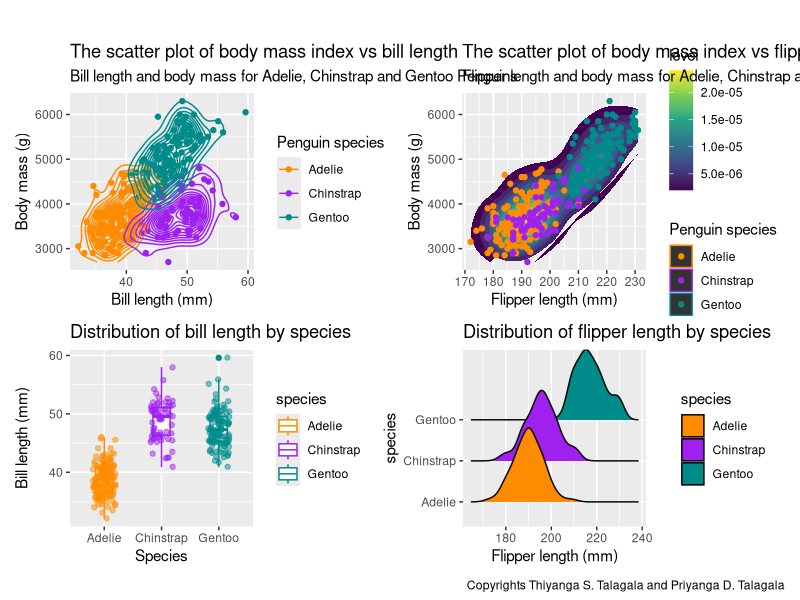

Generate this figure with R:
library(tidyverse)
library(palmerpenguins)
library(ggridges)
data("penguins")
colnames(penguins)

p1 <- ggplot(penguins, aes(x = bill_length_mm, y = body_mass_g, color=species)) +
   geom_point() + geom_density_2d() +
  scale_color_manual(values = c("darkorange","purple","cyan4")) +
  labs(title = "The scatter plot of body mass index vs bill length",
       subtitle = "Bill length and body mass for Adelie, Chinstrap and Gentoo Penguins",
       x = "Bill length (mm)",
       y = "Body mass (g)",
       color = "Penguin species")


p2 <- ggplot(penguins, aes(x = flipper_length_mm, y = body_mass_g)) +
  #geom_density_2d() +
  stat_density_2d(aes(fill = ..level..), geom = "polygon") +
  scale_fill_viridis_c() +
  geom_point(aes(color=species)) + 
 scale_color_manual(values = c("darkorange","purple","cyan4")) +
  labs(title = "The scatter plot of body mass index vs flipper length",
       subtitle = "Flipper length and body mass for Adelie, Chinstrap and Gentoo Penguins",
       x = "Flipper length (mm)",
       y = "Body mass (g)",
       color = "Penguin species") 

p3 <- ggplot(data = penguins, aes(x = species, y = bill_length_mm)) +
  geom_boxplot(aes(color = species), width = 0.3, show.legend = TRUE) +
  geom_jitter(aes(color = species), alpha = 0.5, show.legend = FALSE, position = position_jitter(width = 0.2, seed = 0)) +
  scale_color_manual(values = c("darkorange","purple","cyan4")) +
  labs(x = "Species",
       y = "Bill length (mm)",
       title="Distribution of bill length by species")


p4 <- ggplot(penguins, aes(x = flipper_length_mm, y = species)) +
  geom_density_ridges(aes(fill = species)) +
  scale_fill_manual(values = c("darkorange","purple","cyan4")) + 
  labs(x = "Flipper length (mm)", title="Distribution of flipper length by species")

library(patchwork)
(p1|p2)/(p3|p4) + plot_annotation(
  title = '',
  caption = 'Copyrights Thiyanga S. Talagala and Priyanga D. Talagala',
  theme = theme(plot.title = element_text(size = 16))
)